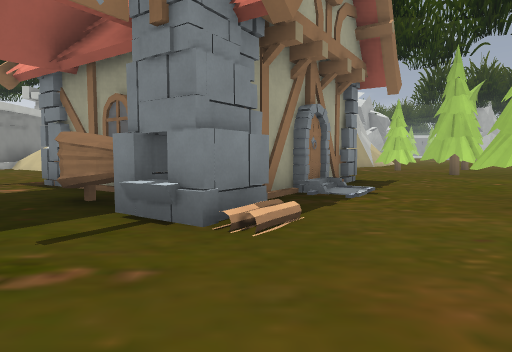
View 1 (above)

16 first-person views from a walk through a 3-D level made in the Godot game engine. The camera is 1.2 m above the floor, tilts 4° down and sees 75° across. The floor is counted in squares, 2 m on a side. Each view is taken from the middle of a square. On the plan, view 1 faces up. The plan holds only what a view shows up to about 10 squares ahead; the rest is blank. The place goes on beyond the plan.

View 2
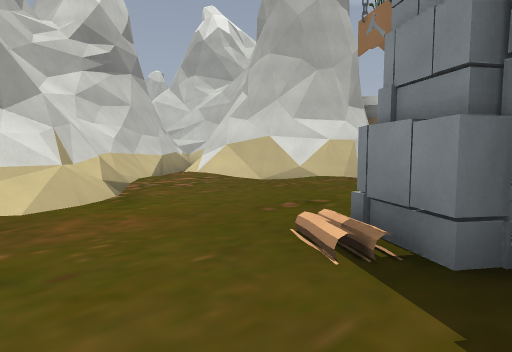

View 3
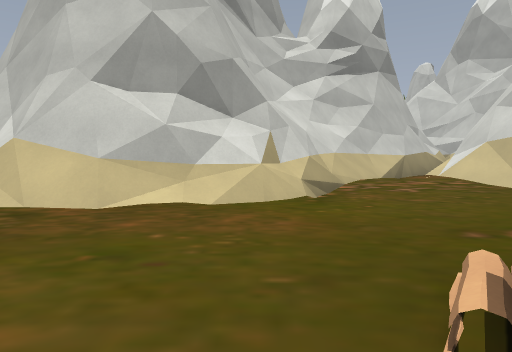

View 4
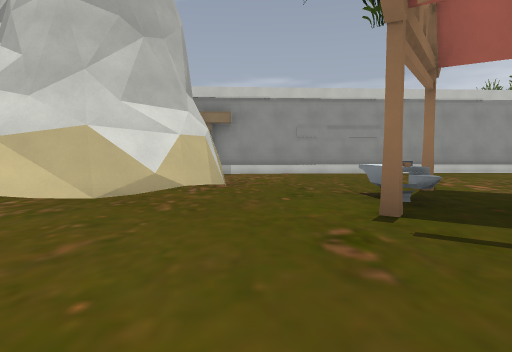

View 5
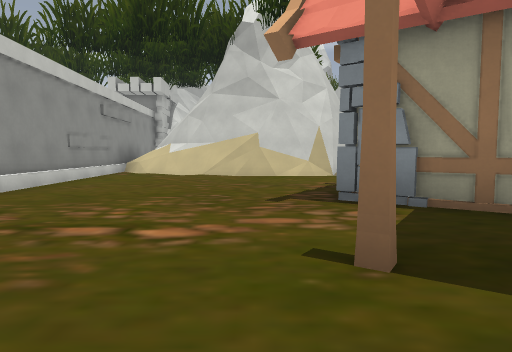

View 6
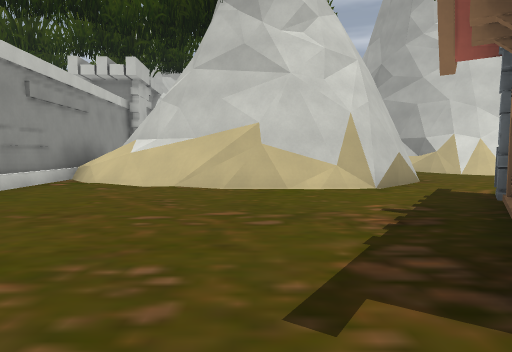

View 7
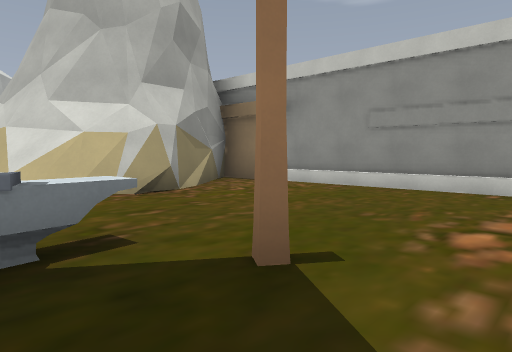

View 8
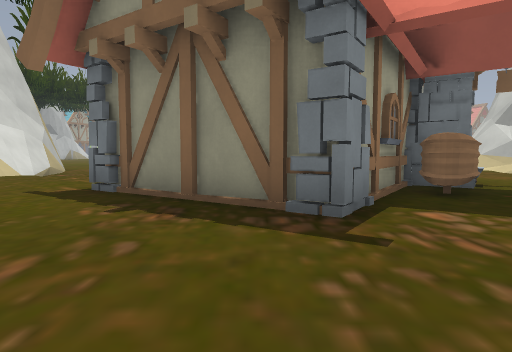

View 9
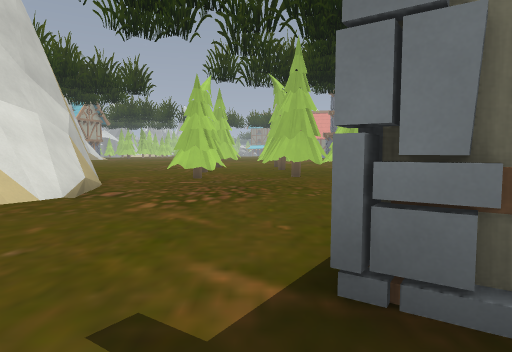

View 10
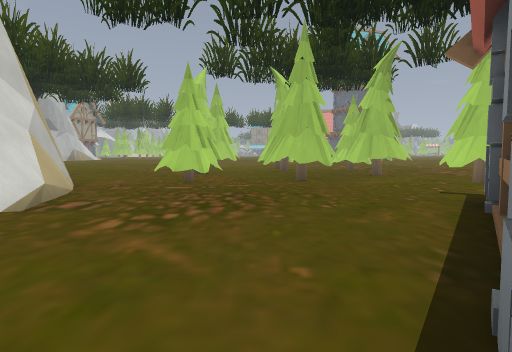

View 11
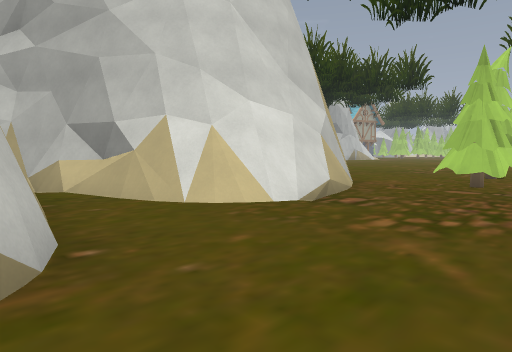

View 12
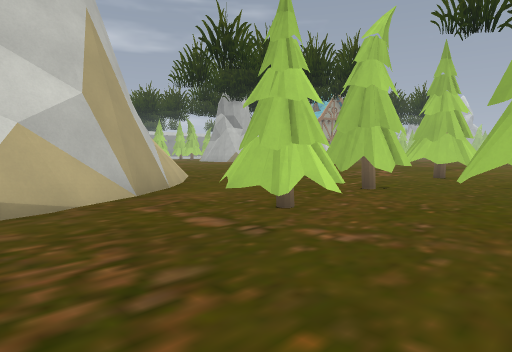

View 13
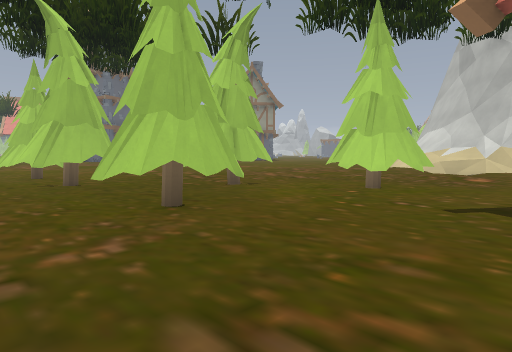

View 14
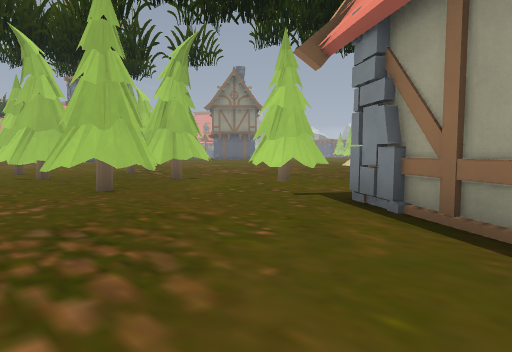

View 15
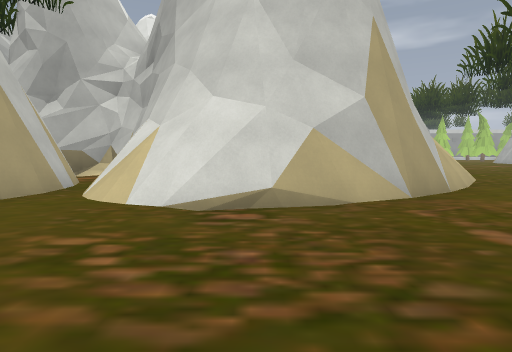

View 16
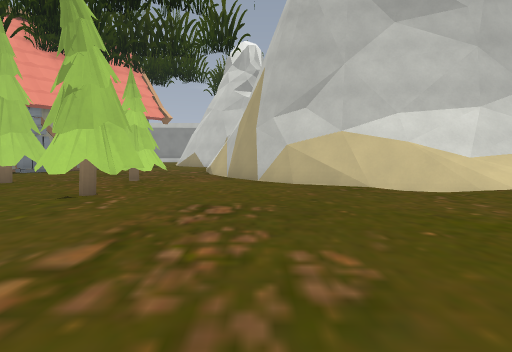

### Floor plan
Key: @ floor where view 1 was taken; # wall or solid block; x gap in a wall; . floor; / step, stairs or slope; = window, fence, low wall or low ledge; ^ raised ledge.
Columns run from 9 left of view 1 to 13 right of it. Each row starts with its distance up from view 1.
 19               ^#
 18         #     ^#/..
 17         #     ^=/..
 16        ###    ^/....
 15        #/##   #/.....
 14 #      #/######.......
 13 ##^    #./###.........
 12 #/#^^ ##......#.#..##..
 11 #///###.......#.#..##..
 10 #...//........x.....x.
  9 #......##.....##.##.#..
  8 #......####............
  7 #.....##  ##....#.#
  6 #.....## ##..##...
  5 #......###/..##....
  4 #......###.........
  3 #....^^=##........
  2 #................
  1 #..........//...
  0 #..###...@^###/
 -1 #### #/..### ##
 -2      #/./#
 -3      #//##
 -4      #/##
 -5      ###
 -6       #

Where each view was taken, in squares from view 1:
view 1: 0 up, 0 right, facing up
view 2: 4 up, 2 right, facing down-left
view 3: 4 up, 1 right, facing down
view 4: 1 up, 1 right, facing left
view 5: 2 up, 5 left, facing up
view 6: 5 up, 5 left, facing up
view 7: 5 up, 3 left, facing down-left
view 8: 7 up, 7 left, facing right
view 9: 10 up, 3 left, facing right
view 10: 10 up, 2 left, facing right
view 11: 10 up, 2 left, facing up-right
view 12: 9 up, 2 right, facing up-right
view 13: 11 up, 2 right, facing down-right
view 14: 11 up, 0 right, facing down-right
view 15: 9 up, 2 right, facing up
view 16: 14 up, 12 right, facing left
